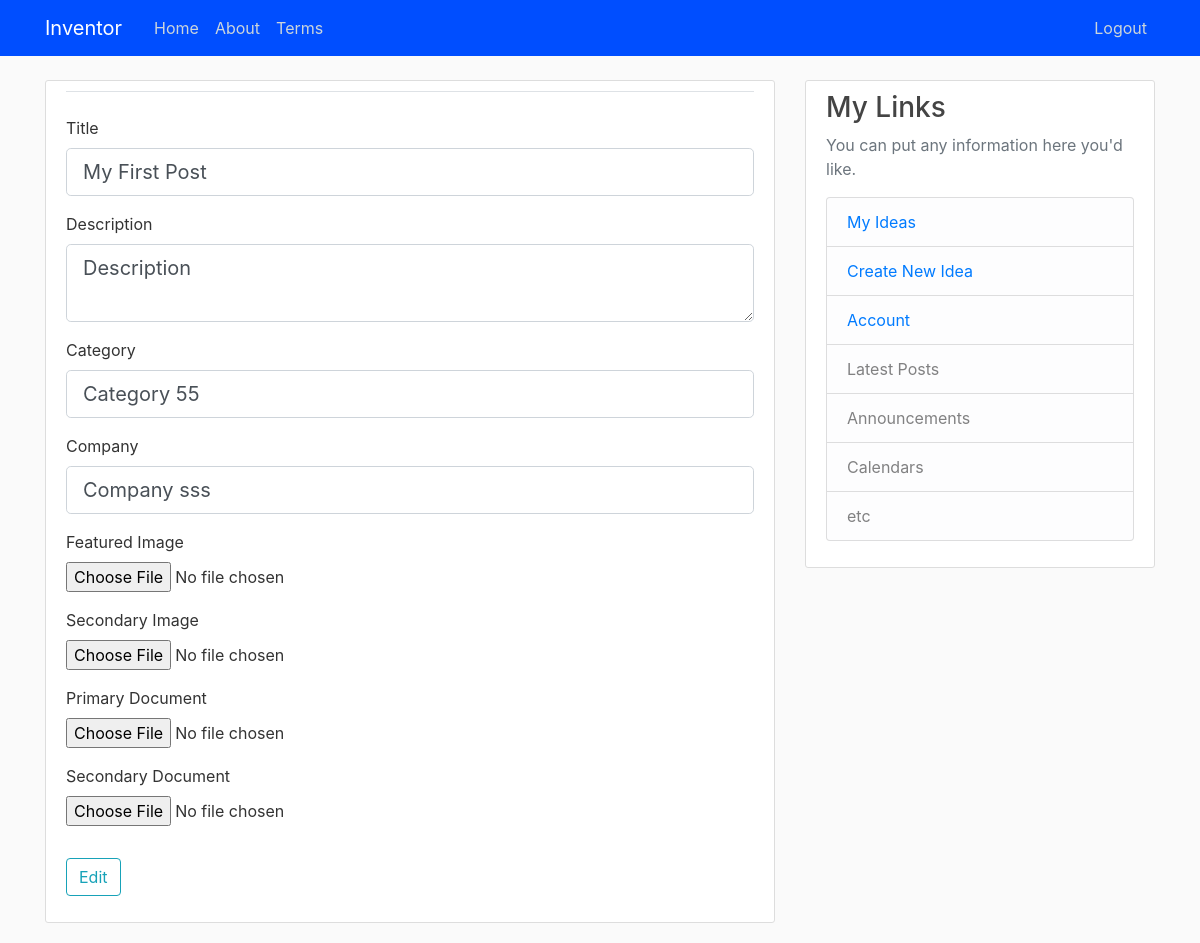
Screenshot of /idea/edit/1 (signed in) with the database file from the repository.
### inventor/models.py (models this page shows, shortened)
class Idea(db.Model):
    id = db.Column(db.Integer, primary_key=True)
    title = db.Column(db.String(64), nullable=False)
    description = db.Column(db.Text, nullable=False)
    category = db.Column(db.String(64), nullable=False)
    company = db.Column(db.String(64), nullable=False)
    featured_image = db.Column(db.String(20), nullable=False, default='default_image.jpg')
    secondary_image = db.Column(db.String(20), nullable=False, default='default_image.jpg')
    primary_document = db.Column(db.String(20))
    secondary_document = db.Column(db.String(20))
    date_created = db.Column(db.DateTime, nullable=False, default=datetime.utcnow)
    user_id = db.Column(db.Integer, db.ForeignKey('user.id'), nullable=False)

### inventor/routes.py (the view)
@app.route('/idea/edit/<int:id>')
@login_required
def edit_idea(id):
    form = EditIdeaForm()
    idea = Idea.query.filter_by(id=id, user_id=current_user.id).first_or_404()
    if form.validate_on_submit():
        idea = Idea(title=form.title.data,
                description=form.description.data,
                category=form.category.data,
                company=form.company.data,
                user_id=current_user.id)
    elif request.method == 'GET':
        form.title.data = idea.title
        form.description.data = idea.description
        form.category.data = idea.category
        form.company.data = idea.company
        form.featured_image.data = idea.featured_image
        form.secondary_image.data = idea.secondary_image
        form.primary_document.data = idea.primary_document
        form.secondary_document.data = idea.secondary_document
    return render_template('edit_idea.html', form=form)

### inventor/forms.py
class EditIdeaForm(FlaskForm):
    title = StringField('Title', validators=[DataRequired()])
    description = TextAreaField('Description', validators=[DataRequired()])
    category = StringField('Category', validators=[DataRequired()])
    company = StringField('Company', validators=[DataRequired()])
    featured_image = FileField('Featured Image', validators=[FileAllowed(['jpg', 'png'])])
    secondary_image = FileField('Secondary Image', validators=[FileAllowed(['jpg', 'png'])])
    primary_document = FileField('Primary Document', validators=[FileAllowed(['doc', 'pdf', 'xls'])])
    secondary_document = FileField('Secondary Document', validators=[FileAllowed(['doc', 'pdf', 'xls'])])
    submit = SubmitField('Edit')

### inventor/models.py (called while the page is built)
@login_manager.user_loader
def load_user(user_id):
    return User.query.get(int(user_id))

### inventor/templates/edit_idea.html (shortened to what this page needs)
{% extends 'layout.html' %}
{% block content %}
<div class="content-section">
    <form action="" method="POST"  enctype="multipart/form-data">
        <fieldset class="form-group">
            <legend class="border-bottom mb-4">{{ legend }}</legend>
            <div class="form-group">
                {{ form.title.label(class="form-control-label") }}
                    {% if form.title.errors %}
                    {{ form.title(class="form-control form-control-lg is-invalid") }}
                        <div class="invalid-feedback">
                            {% for error in form.title.errors %}
                                <span>{{ error }} </span>
                            {% endfor %}
                        </div>
                    {% else %}
                         {{ form.title(class="form-control form-control-lg")}}
                    {% endif %}
            </div>
            <div class="form-group">
                {{ form.description.label(class="form-control-label") }}
                    {% if form.description.errors %}
                    {{ form.description(class="form-control form-control-lg is-invalid") }}
                        <div class="invalid-feedback">
                            {% for error in form.description.errors %}
                                <span>{{ error }} </span>
                            {% endfor %}
                        </div>
                    {% else %}
                        {{ form.description(class="form-control form-control-lg")}}
                    {% endif %}
            </div>
            <div class="form-group">
                {{ form.category.label(class="form-control-label") }}
                    {% if form.category.errors %}
                    {{ form.category(class="form-control form-control-lg is-invalid") }}
                        <div class="invalid-feedback">
                            {% for error in form.category.errors %}
                                <span>{{ error }} </span>
                            {% endfor %}
                        </div>
                    {% else %}
                        {{ form.category(class="form-control form-control-lg")}}
                    {% endif %}
            </div>
            <div class="form-group">
                {{ form.company.label(class="form-control-label") }}
                    {% if form.company.errors %}
                    {{ form.company(class="form-control form-control-lg is-invalid") }}
                        <div class="invalid-feedback">
                            {% for error in form.company.errors %}
                                <span>{{ error }} </span>
                            {% endfor %}
                        </div>
                    {% else %}
                        {{ form.company(class="form-control form-control-lg")}}
                    {% endif %}
            </div>
            <div class="form-group">
                {{ form.featured_image.label(class="form-control-label") }}
                {{ form.featured_image(class="form-control-file") }}
            </div>
            <div class="form-group">
                {{ form.secondary_image.label(class="form-control-label") }}
                {{ form.secondary_image(class="form-control-file") }}
            </div>
            <div class="form-group">
                {{ form.primary_document.label(class="form-control-label") }}
                {{ form.primary_document(class="form-control-file") }}
            </div>
            <div class="form-group">
                {{ form.secondary_document.label(class="form-control-label") }}
                {{ form.secondary_document(class="form-control-file") }}
            </div>
        </fieldset>
        <div class="form-group">
            {{ form.submit(class="btn btn-outline-info")  }}
        </div>
    </form>
</div>
{% endblock content %}

### inventor/static/styles.css (style rules this page uses)
body { background: #fafafa; color: #333333; margin-top: 5rem; }
.content-section { background: #ffffff; padding: 10px 20px; border: 1px solid #dddddd; border-radius: 3px; margin-bottom: 20px; }

### rows the page displays
Idea: title "My First Post", description.label "Description", description "Description", category "Category 55", company "Company sss"
